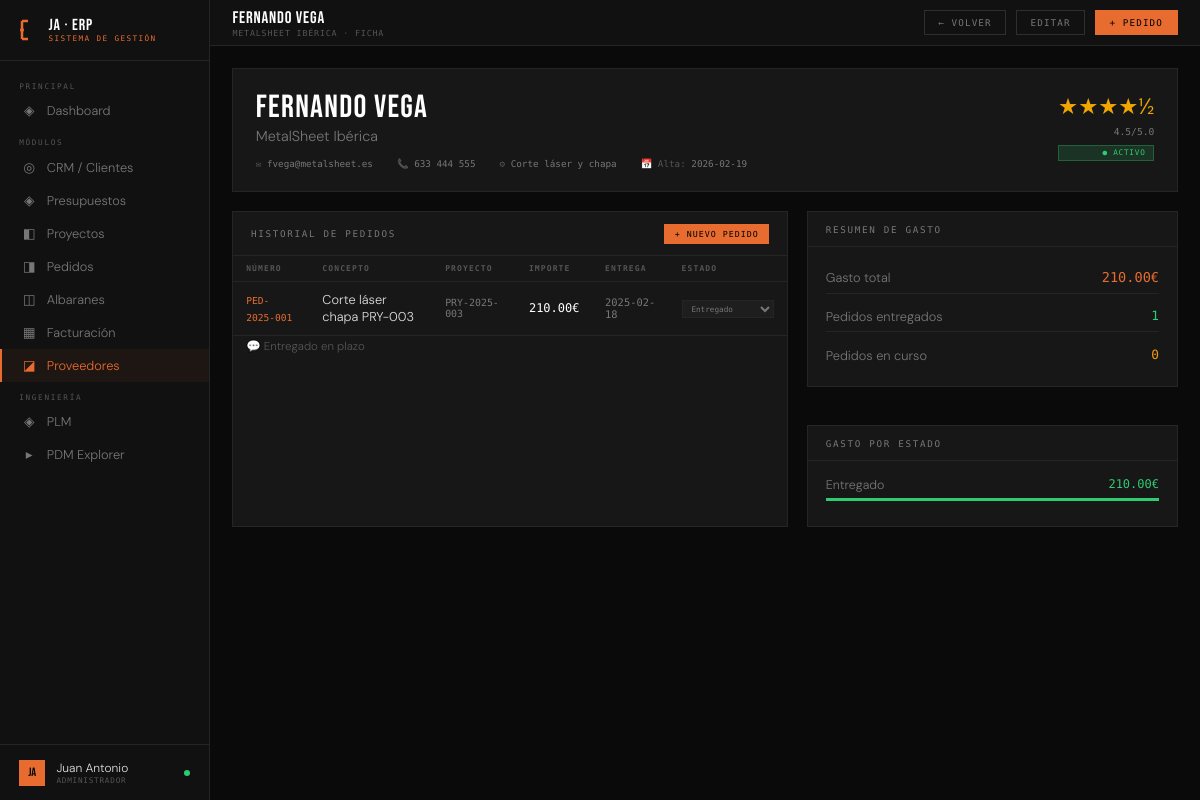
Screenshot of /proveedor/3 with the database file from the repository.
### tables this page shows
CREATE TABLE proveedores (
        id INTEGER PRIMARY KEY AUTOINCREMENT,
        nombre TEXT NOT NULL, empresa TEXT, email TEXT, telefono TEXT,
        especialidad TEXT, valoracion REAL DEFAULT 5.0,
        estado TEXT DEFAULT 'activo', notas TEXT,
        fecha_alta TEXT DEFAULT CURRENT_DATE);

CREATE TABLE pedidos_proveedor (
        id INTEGER PRIMARY KEY AUTOINCREMENT,
        proveedor_id INTEGER, proyecto_id INTEGER,
        numero TEXT UNIQUE, concepto TEXT,
        importe REAL DEFAULT 0, estado TEXT DEFAULT 'pendiente',
        fecha_pedido TEXT DEFAULT CURRENT_DATE, fecha_entrega_esperada TEXT,
        notas TEXT,
        FOREIGN KEY (proveedor_id) REFERENCES proveedores(id),
        FOREIGN KEY (proyecto_id) REFERENCES proyectos(id));

CREATE TABLE proyectos (
        id INTEGER PRIMARY KEY AUTOINCREMENT,
        cliente_id INTEGER, presupuesto_id INTEGER,
        referencia TEXT UNIQUE, nombre TEXT NOT NULL,
        servicio TEXT, estado TEXT DEFAULT 'en_diseno',
        progreso INTEGER DEFAULT 0,
        fecha_inicio TEXT, fecha_entrega TEXT,
        importe REAL DEFAULT 0,
        horas_estimadas REAL DEFAULT 0,
        notas TEXT,
        fecha_creacion TEXT DEFAULT CURRENT_DATE,
        FOREIGN KEY (cliente_id) REFERENCES clientes(id),
        FOREIGN KEY (presupuesto_id) REFERENCES presupuestos(id));

### app.py (the view)
@app.route('/proveedor/<int:id>')
def proveedor_detalle(id):
    conn = get_db()
    proveedor = conn.execute('SELECT * FROM proveedores WHERE id=?',(id,)).fetchone()
    pedidos = conn.execute('''SELECT pp.*, p.nombre as proyecto_nombre, p.referencia as proyecto_ref
        FROM pedidos_proveedor pp LEFT JOIN proyectos p ON p.id=pp.proyecto_id
        WHERE pp.proveedor_id=? ORDER BY pp.fecha_pedido DESC''',(id,)).fetchall()
    gasto_total = conn.execute('SELECT COALESCE(SUM(importe),0) FROM pedidos_proveedor WHERE proveedor_id=?',(id,)).fetchone()[0]
    proyectos = conn.execute("SELECT id,referencia,nombre FROM proyectos ORDER BY referencia DESC").fetchall()
    conn.close()
    return render_template('proveedor_detalle.html', proveedor=proveedor, pedidos=pedidos,
        gasto_total=gasto_total, proyectos=proyectos)

### app.py (called while the page is built)
def get_db():
    conn = sqlite3.connect(DB)
    conn.row_factory = sqlite3.Row
    return conn

@app.context_processor
def inject_globals():
    return {
        'today': date.today().isoformat(),
        'now': datetime.now().strftime('%b %Y'),
        'request': request,
    }

### templates/proveedor_detalle.html (shortened to what this page needs)
{% extends "base.html" %}
{% block topbar %}
<div><div class="topbar-title">{{ proveedor.nombre|upper }}</div><div class="topbar-sub">{{ proveedor.empresa or 'Proveedor' }} · Ficha</div></div>
<div class="topbar-right">
  <a href="/proveedores" class="btn">← Volver</a>
  <button class="btn" onclick="document.getElementById('modal-editar').style.display='flex'">Editar</button>
  <button class="btn btn-primary" onclick="document.getElementById('modal-pedido').style.display='flex'">+ Pedido</button>
</div>
{% endblock %}
{% block content %}
<div class="detail-header">
  <div>
    <div class="detail-name">{{ proveedor.nombre }}</div>
    <div class="detail-company">{{ proveedor.empresa or '' }}</div>
    <div class="detail-meta">
      {% if proveedor.email %}<div class="detail-meta-item">✉ <span>{{ proveedor.email }}</span></div>{% endif %}
      {% if proveedor.telefono %}<div class="detail-meta-item">📞 <span>{{ proveedor.telefono }}</span></div>{% endif %}
      {% if proveedor.especialidad %}<div class="detail-meta-item">⚙ <span>{{ proveedor.especialidad }}</span></div>{% endif %}
      <div class="detail-meta-item">📅 Alta: <span>{{ proveedor.fecha_alta }}</span></div>
    </div>
  </div>
  <div style="text-align:right">
    <div style="color:var(--accent2);font-size:1.4rem;margin-bottom:.3rem">
      {% for i in range(proveedor.valoracion|int) %}★{% endfor %}{% if proveedor.valoracion % 1 >= 0.5 %}½{% endif %}
    </div>
    <div style="font-family:var(--mono);font-size:.6rem;color:var(--muted2)">{{ proveedor.valoracion }}/5.0</div>
    {% if proveedor.estado == 'activo' %}<span class="badge badge-green" style="margin-top:.5rem;display:block">● Activo</span>
    {% elif proveedor.estado == 'ocasional' %}<span class="badge badge-yellow" style="margin-top:.5rem;display:block">● Ocasional</span>
    {% else %}<span class="badge badge-muted" style="margin-top:.5rem;display:block">● Inactivo</span>{% endif %}
  </div>
</div>
<div class="grid-60-40">
  <div class="panel">
    <div class="panel-header">
      <span class="panel-title">Historial de pedidos</span>
      <button class="btn btn-sm btn-primary" onclick="document.getElementById('modal-pedido').style.display='flex'">+ Nuevo pedido</button>
    </div>
    {% if pedidos %}
    <table class="table">
      <thead><tr><th>Número</th><th>Concepto</th><th>Proyecto</th><th>Importe</th><th>Entrega</th><th>Estado</th></tr></thead>
      <tbody>
        {% for p in pedidos %}
        <tr>
          <td><span style="font-family:var(--mono);font-size:.6rem;color:var(--accent)">{{ p.numero }}</span></td>
          <td style="font-size:.8rem">{{ p.concepto }}</td>
          <td style="font-family:var(--mono);font-size:.62rem;color:var(--muted2)">{{ p.proyecto_ref or '—' }}</td>
          <td style="font-family:var(--mono);font-size:.75rem;color:#fff">{{ "%.2f"|format(p.importe) }}€</td>
          <td style="font-family:var(--mono);font-size:.65rem;color:var(--muted2)">{{ p.fecha_entrega_esperada or '—' }}</td>
          <td>
            <select onchange="cambiarEstadoPedido({{ p.id }}, this.value)"
              style="background:var(--card);border:1px solid var(--border);color:var(--muted2);font-family:var(--mono);font-size:.48rem;padding:.15rem .3rem;outline:none">
              {% for s in [('pendiente','Pendiente'),('en_produccion','En producción'),('en_transito','En tránsito'),('entregado','Entregado'),('cancelado','Cancelado')] %}
              <option value="{{ s[0] }}" {% if p.estado==s[0] %}selected{% endif %}>{{ s[1] }}</option>
              {% endfor %}
            </select>
          </td>
        </tr>
        {% if p.notas %}<tr><td colspan="6" style="padding:.2rem .8rem .5rem;font-size:.72rem;color:var(--muted)">💬 {{ p.notas }}</td></tr>{% endif %}
        {% endfor %}
      </tbody>
    </table>
    {% else %}
    <div class="empty">Sin pedidos registrados todavía</div>
    {% endif %}
  </div>
  <div style="display:flex;flex-direction:column;gap:1.2rem">
    <div class="panel">
      <div class="panel-header"><span class="panel-title">Resumen de gasto</span></div>
      <div class="panel-body">
        {% set entregados = pedidos|selectattr('estado','equalto','entregado')|list %}
        {% set en_curso = pedidos|rejectattr('estado','equalto','entregado')|rejectattr('estado','equalto','cancelado')|list %}
        <div style="display:flex;flex-direction:column;gap:.5rem">
          <div style="display:flex;justify-content:space-between;padding:.4rem 0;border-bottom:1px solid var(--border)">
            <span style="font-size:.8rem;color:var(--muted2)">Gasto total</span>
            <span style="font-family:var(--mono);font-size:.85rem;color:var(--accent)">{{ "%.2f"|format(gasto_total) }}€</span>
          </div>
          <div style="display:flex;justify-content:space-between;padding:.4rem 0;border-bottom:1px solid var(--border)">
            <span style="font-size:.8rem;color:var(--muted2)">Pedidos entregados</span>
            <span style="font-family:var(--mono);font-size:.8rem;color:var(--green)">{{ entregados|length }}</span>
          </div>
          <div style="display:flex;justify-content:space-between;padding:.4rem 0">
            <span style="font-size:.8rem;color:var(--muted2)">Pedidos en curso</span>
            <span style="font-family:var(--mono);font-size:.8rem;color:var(--yellow)">{{ en_curso|length }}</span>
          </div>
        </div>
      </div>
    </div>
    <div class="panel">
      <div class="panel-header"><span class="panel-title">Gasto por estado</span></div>
      <div class="panel-body">
        {% set estados_col = [('entregado','var(--green)'),('en_produccion','var(--blue)'),('en_transito','var(--yellow)'),('pendiente','var(--muted2)')] %}
        {% for estado, color in estados_col %}
          {% set items = pedidos|selectattr('estado','equalto',estado)|list %}
          {% if items %}
          {% set subtotal = items|sum(attribute='importe') %}
          <div style="margin-bottom:.6rem">
            <div style="display:flex;justify-content:space-between;margin-bottom:.3rem">
              <span style="font-size:.78rem;color:var(--muted2)">{{ estado|replace('_',' ')|title }}</span>
              <span style="font-family:var(--mono);font-size:.75rem;color:{{ color }}">{{ "%.2f"|format(subtotal) }}€</span>
            </div>
            {% if gasto_total > 0 %}
            <div style="background:var(--border);height:3px"><div style="height:3px;background:{{ color }};width:{{ ((subtotal/gasto_total)*100)|int }}%"></div></div>
            {% endif %}
          </div>
          {% endif %}
        {% endfor %}
      </div>
    </div>
  </div>
</div>
{% endblock %}

### templates/base.html (style rules this page uses)
:root { --bg:#0a0a0a;--surface:#111;--panel:#171717;--card:#1e1e1e; --border:#252525;--border2:#2e2e2e; --accent:#e86c2f;--accent2:#f0a500; --green:#2ecc71;--red:#e74c3c;--blue:#3498db;--yellow:#f39c12; --text:#e0e0e0;--muted:#555;--muted2:#777; --mono:'Share Tech Mono',monospace;--display:'Bebas Neue',sans-serif;--body:'DM Sans',sans-serif; }
*,*::before,*::after { box-sizing:border-box;margin:0;padding:0; }
html,body { height:100%;overflow:hidden; }
body { background:var(--bg);color:var(--text);font-family:var(--body);font-weight:300;display:flex; }
.topbar-title { font-family:var(--display);font-size:1.05rem;letter-spacing:.05em;color:#fff; }
.topbar-sub { font-family:var(--mono);font-size:.52rem;color:var(--muted);letter-spacing:.1em;text-transform:uppercase; }
.topbar-right { margin-left:auto;display:flex;align-items:center;gap:.6rem; }
.btn { font-family:var(--mono);font-size:.58rem;letter-spacing:.12em;text-transform:uppercase;padding:.38rem .85rem;border:1px solid var(--border2);background:transparent;color:var(--muted2);cursor:pointer;transition:all .15s;text-decoration:none;display:inline-block; }
.btn-primary { background:var(--accent);border-color:var(--accent);color:#000; }
.btn-sm { padding:.25rem .6rem;font-size:.52rem; }
.panel { background:var(--panel);border:1px solid var(--border);margin-bottom:1.2rem; }
.panel-header { padding:.7rem 1.1rem;border-bottom:1px solid var(--border);display:flex;align-items:center;justify-content:space-between;gap:1rem; }
.panel-title { font-family:var(--mono);font-size:.58rem;letter-spacing:.18em;text-transform:uppercase;color:var(--muted2); }
.panel-body { padding:1rem 1.1rem; }
.table { width:100%;border-collapse:collapse; }
.table th { font-family:var(--mono);font-size:.5rem;letter-spacing:.14em;text-transform:uppercase;color:var(--muted);padding:.5rem .8rem;text-align:left;border-bottom:1px solid var(--border); }
.table td { padding:.6rem .8rem;font-size:.8rem;color:var(--text);border-bottom:1px solid var(--border); }
.table tr:last-child td { border-bottom:none; }
.badge { font-family:var(--mono);font-size:.48rem;letter-spacing:.1em;text-transform:uppercase;padding:.18rem .48rem;display:inline-block; }
.badge-green { background:rgba(46,204,113,.15);color:var(--green);border:1px solid rgba(46,204,113,.3); }
.grid-60-40 { display:grid;grid-template-columns:1.5fr 1fr;gap:1.2rem; }
.detail-header { background:var(--panel);border:1px solid var(--border);padding:1.4rem;margin-bottom:1.2rem;display:flex;align-items:flex-start;justify-content:space-between;gap:1rem; }
.detail-name { font-family:var(--display);font-size:2rem;letter-spacing:.04em;color:#fff;line-height:1; }
.detail-company { font-size:.9rem;color:var(--muted2);margin-top:.2rem; }
.detail-meta { display:flex;gap:1.5rem;margin-top:.8rem;flex-wrap:wrap; }
.detail-meta-item { font-family:var(--mono);font-size:.58rem;color:var(--muted); }
.detail-meta-item span { color:var(--muted2); }

### rows the page displays
proveedores: nombre "FERNANDO VEGA", empresa "METALSHEET IBÉRICA", nombre "Fernando Vega", empresa "MetalSheet Ibérica", email "fvega@metalsheet.es", telefono "633 444 555", especialidad "Corte láser y chapa", fecha_alta "2026-02-19", valoracion "4.5"
pedidos_proveedor: numero "PED-2025-001", concepto "Corte láser chapa PRY-003", referencia "PRY-2025-003", importe "210.00", fecha_entrega_esperada "2025-02-18", estado+id "Entregado", notas "Entregado en plazo", estado "Entregado", {{ ((subtotal/gasto_total)*100)|int }} 100 (drawn)

### other values shown
{{ "%.2f"|format(gasto_total) }} "210.00"
{{ entregados|length }} "1"
{{ en_curso|length }} "0"
